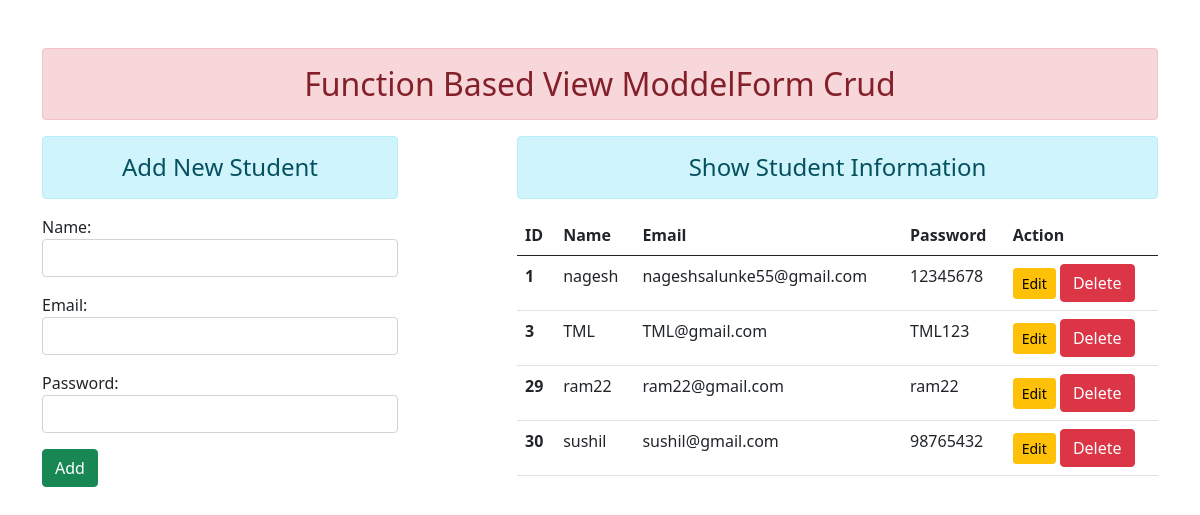
The page / on the database its author committed.
### enroll/models.py (models this page shows)
class User(models.Model):
 name = models.CharField(max_length=70)
 email = models.EmailField(max_length=100)
 password = models.CharField(max_length=100)

### enroll/views.py (the view)
# urls.py: path('', views.add_show, name="addandshow"),
def add_show(request):
    if request.method == 'POST':
        fm = StudentRegistration(request.POST)
        if fm.is_valid():
            nm = fm.cleaned_data['name']
            em = fm.cleaned_data['email']
            pw = fm.cleaned_data['password']
            reg = User(name=nm, email=em, password=pw)
            reg.save()
            fm = StudentRegistration()
    else:
        fm = StudentRegistration()
    stud = User.objects.all()
    return render(request, 'enroll/addandshow.html', {'form':fm , 'stu':stud})

### enroll/forms.py
class StudentRegistration(forms.ModelForm):
    class Meta:
        model = User
        fields = ['name','email','password']
        widgets ={
            'name': forms.TextInput(attrs={'class':'form-control'}),
            'email': forms.EmailInput(attrs={'class':'form-control'}),
            'password': forms.PasswordInput(render_value=True, attrs={'class':'form-control'}),
        }

### enroll/templates/enroll/addandshow.html (shortened to what this page needs)
{% extends 'enroll/base.html' %}
{% block content %}
<div class="row">
    <div class="col-sm-4">
        <h4 class="text-center alert alert-info">Add New Student</h4>
        <form action="" method="POST">
        {% csrf_token %} {{form.as_p}}
        <input type="submit" class="btn btn-success" value="Add" />
        </form>
    </div>
    <div class="col-sm-7 offset-1">
    <h4 class="text-center alert alert-info">Show Student Information</h4>
    {% if stu %}
        <table class="table table-hover">
            <thead>
                <tr>
                <th scope="col">ID</th>
                <th scope="col">Name</th>
                <th scope="col">Email</th>
                <th scope="col">Password</th>
                <th scope="col">Action</th>
                </tr>
            </thead>
            <tbody>
                {% for st in stu %}
                <tr>
                <th scope="row">{{st.id}}</th>
                <td>{{st.name}}</td>
                <td>{{st.email}}</td>
                <td>{{st.password}}</td>
                <td>
                    <a href="{% url 'updatedata' st.id %}" class="btn btn-warning btn-sm">Edit</a>
                    <form action="{% url 'deletedata' st.id %}" method="post" class="d-inline">
                    <input type="submit" class="btn btn-danger" value="Delete">
                    </form>
                </td>
                </tr>
                {% endfor %}
            </tbody>
        </table>
    {% else %}
        <h4 class="text-center alert alert-info">No Record</h4>
    {% endif %}
    </div>
</div>
{% endblock content %}

### enroll/templates/enroll/base.html (shortened to what this page needs)
<!DOCTYPE html>
{% load static %}
<html lang="en">
<head>
    <link rel="stylesheet" href="{% static 'enroll/css/bootstrap.css' %}">
</head>
<body>
<div class="container mt-5" >
    <h2 class="text-center alert alert-danger">Function Based View ModdelForm Crud</h2>
    {% block content %} {% endblock content %}
</div>
</body>
</html>

### rows shown on the page
User: id "1", name "nagesh", email "nageshsalunke55@gmail.com", password "12345678"
User: id "3", name "TML", email "TML@gmail.com", password "TML123"
User: id "29", name "ram22", email "ram22@gmail.com", password "ram22"
User: id "30", name "sushil", email "sushil@gmail.com", password "98765432"
